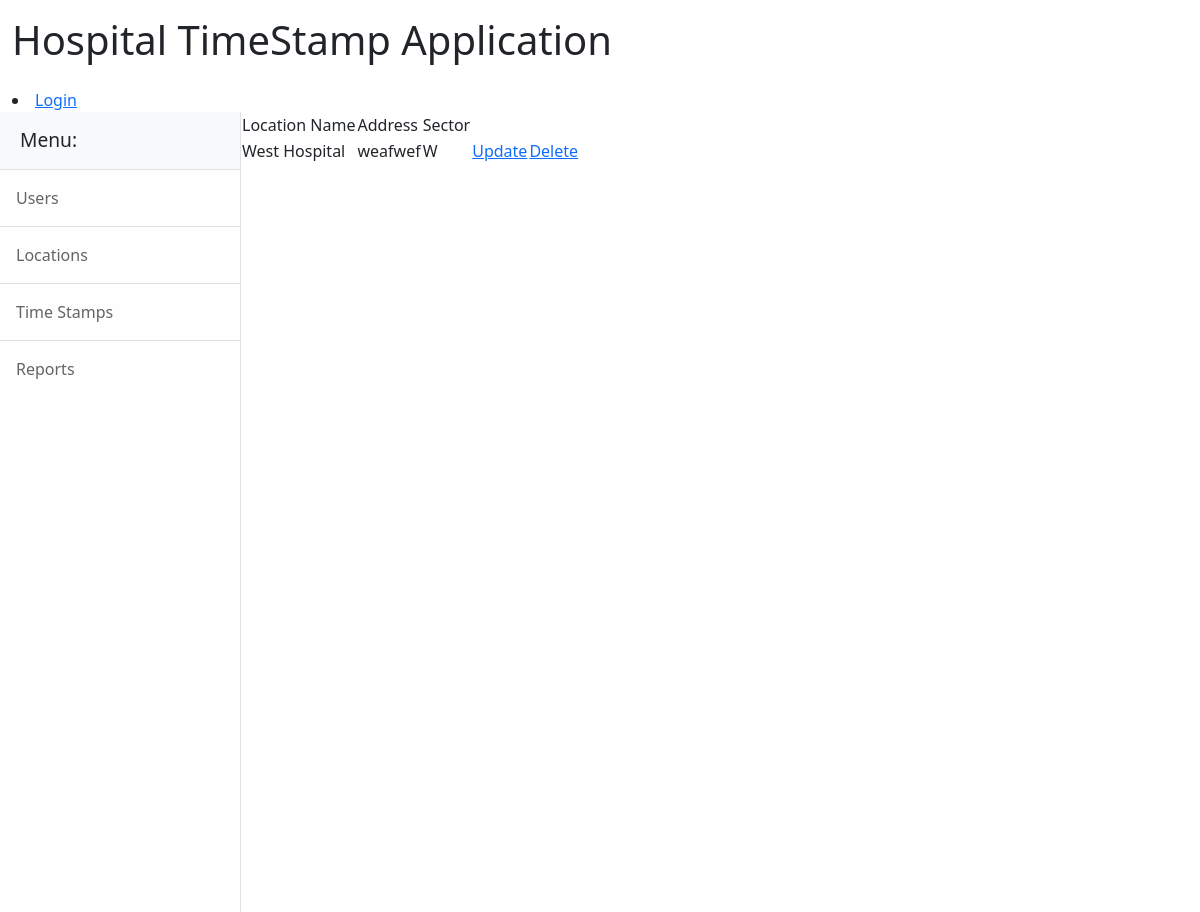
Page /core/1/detail_location/ on the committed database.
### core/models.py (models this page shows, shortened)
class Location(models.Model):
    SECTOR_CHOICES = (('E', 'East'), ('W', 'West'))
    name = models.CharField(max_length=50, null= False)
    sector = models.CharField(choices = SECTOR_CHOICES, max_length = 4,default = 'East')
    address = models.CharField(max_length=150, null=True)

### core/views.py (the view)
# urls.py: path('<int:pk>/detail_location/', LocationDetail.as_view(), name = 'location_details')
class LocationDetail(DetailView):
    model = Location
    template_name = 'location_details.html'
    context_object_name = 'location'

### core/templates/location_details.html
{% extends 'main.html'%}
{% block content %}
<div>
    <table>
<tr>
<td>Location Name</td>
<td>Address</td>
    <td>Sector</td>
</tr>
<tr>
<td>{{location.name}}</td>
<td>{{location.address}}</td>
    <td>  {{ location.sector}}  </td>
    <td><a href = "{% url 'core:update_location' location.id %}" > Update</a></td>
    <td><a href = "{% url 'core:delete_location' location.id %}" > Delete</a></td>
</tr>
</table>  </div>
{% endblock content %}

### rows in the picture
Location: name "West Hospital", address "weafwef", sector "W"
